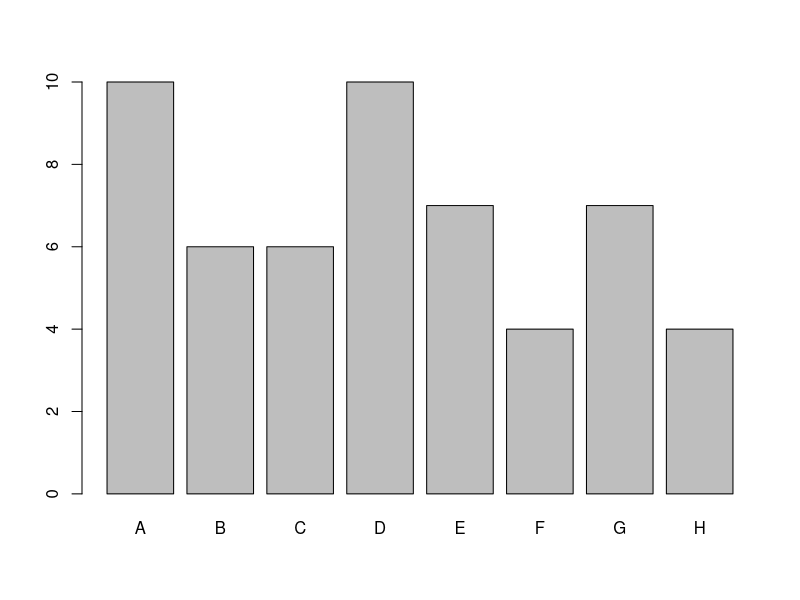
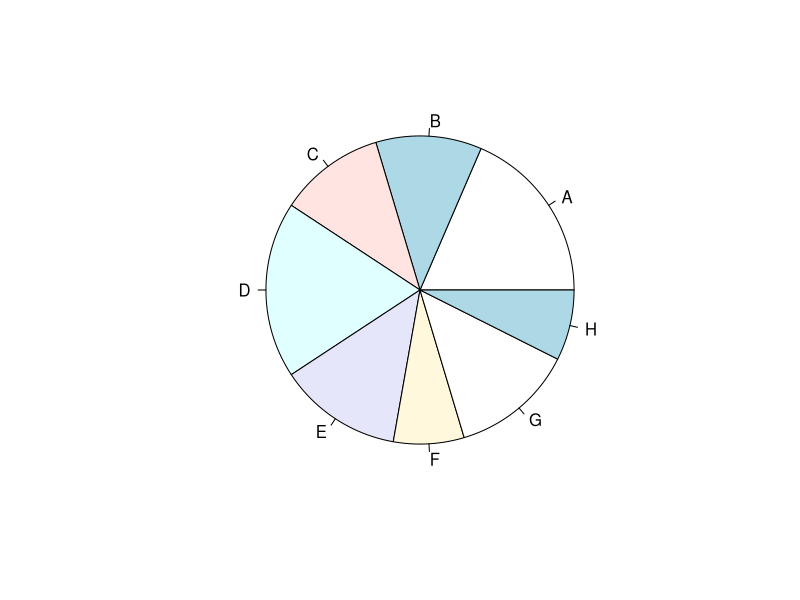
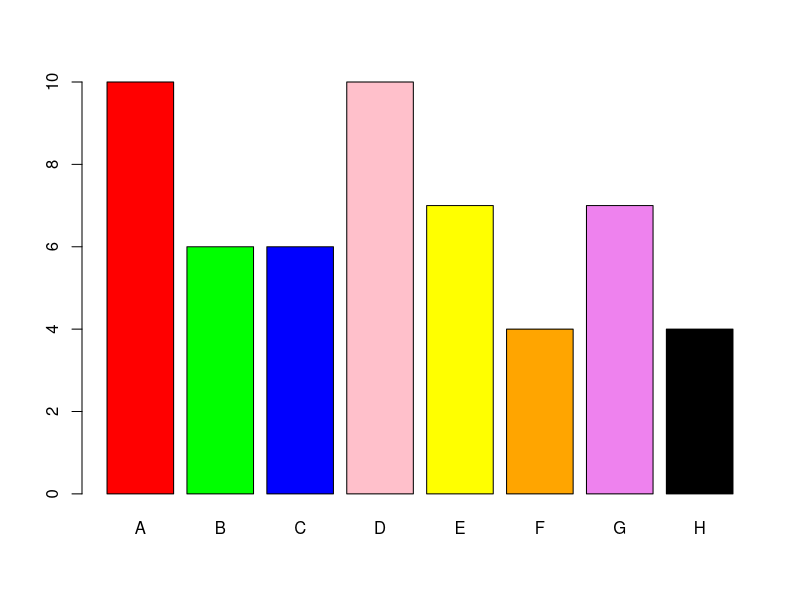

Write R code to recreate these figures, in order.
vari = 1
vari = 2
data()
AirPassengers
?AirPassengers
?cars
mtcars
mtcars[2,3]
str(mtcars)
mtcars[,3]
verbrauch = mtcars[,1]
mean(verbrauch)
median(verbrauch)
str(Titanic)

library(MASS)
painters
head(painters)
tail(painters, 3)
painters$School
table(painters$School)
freq = table(painters$School)
cbind(freq)
relfreq = freq/nrow(painters)
relfreq
options(digits = 2)
relfreq
?barplot
farben = c("red", "green", "blue", "pink", "yellow", "orange", "violet", "black")
freq
barplot(freq)
pie(freq)
barplot(freq, col = farben)
mean(painters$Composition)
c_school = painters$School == "C"
c_school
painters[c_school,]
mean(painters[c_school,]$Composition)
